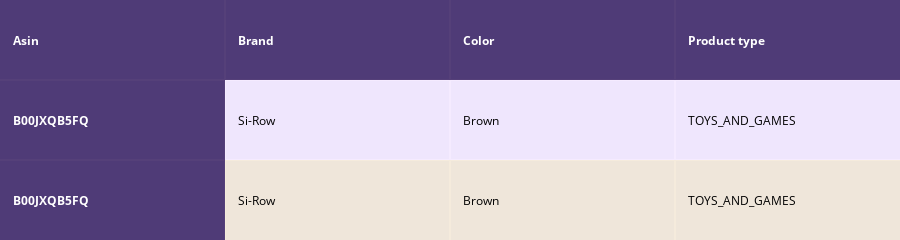
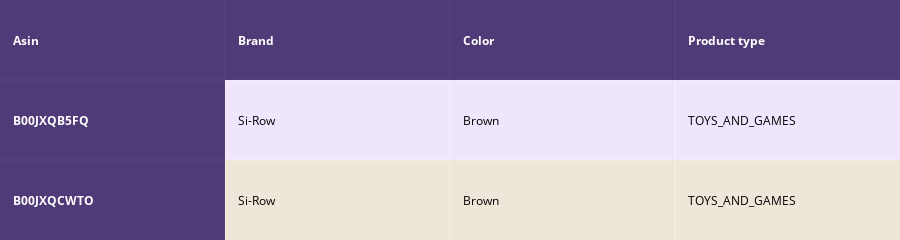
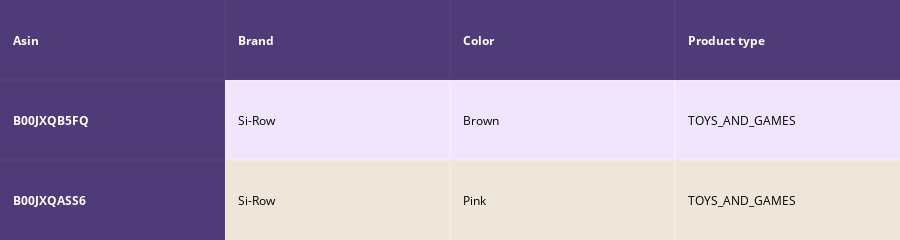
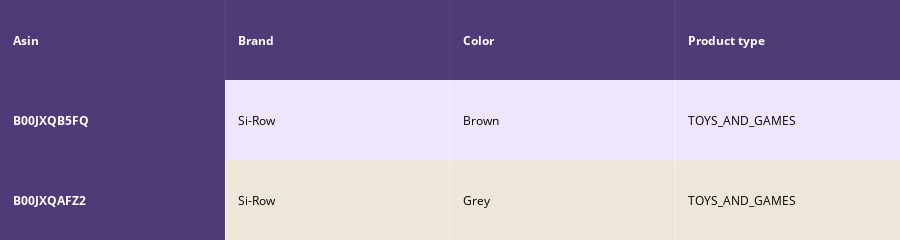

Notebook code for these charts, in order:
### Code cell
# brand and color weight =50
# title vector weight = 5

idf_w2v_brand(12566, 5, 50, 20)

### Figure 1 — Plotly figure (JSON) as saved in the notebook; plotly's stock layout.template omitted (floating-point values rounded to 4 significant figures)
{"data": [{"colorscale": [[0, "#1d004d"], [0.5, "#f2e5ff"], [1, "#f2e5d1"]], "hoverinfo": "none", "opacity": 0.75, "showscale": false, "type": "heatmap", "z": [[0, 0, 0, 0], [0, 0.5, 0.5, 0.5], [0, 1, 1, 1]]}], "layout": {"annotations": [{"align": "left", "font": {"color": "#ffffff"}, "showarrow": false, "text": "<b>Asin</b>", "x": -0.45, "xanchor": "left", "xref": "x", "y": 0, "yref": "y"}, {"align": "left", "font": {"color": "#ffffff"}, "showarrow": false, "text": "<b>Brand</b>", "x": 0.55, "xanchor": "left", "xref": "x", "y": 0, "yref": "y"}, {"align": "left", "font": {"color": "#ffffff"}, "showarrow": false, "text": "<b>Color</b>", "x": 1.55, "xanchor": "left", "xref": "x", "y": 0, "yref": "y"}, {"align": "left", "font": {"color": "#ffffff"}, "showarrow": false, "text": "<b>Product type</b>", "x": 2.55, "xanchor": "left", "xref": "x", "y": 0, "yref": "y"}, {"align": "left", "font": {"color": "#ffffff"}, "showarrow": false, "text": "<b>B00JXQB5FQ</b>", "x": -0.45, "xanchor": "left", "xref": "x", "y": 1, "yref": "y"}, {"align": "left", "font": {"color": "#000000"}, "showarrow": false, "text": "Si-Row", "x": 0.55, "xanchor": "left", "xref": "x", "y": 1, "yref": "y"}, {"align": "left", "font": {"color": "#000000"}, "showarrow": false, "text": "Brown", "x": 1.55, "xanchor": "left", "xref": "x", "y": 1, "yref": "y"}, {"align": "left", "font": {"color": "#000000"}, "showarrow": false, "text": "TOYS_AND_GAMES", "x": 2.55, "xanchor": "left", "xref": "x", "y": 1, "yref": "y"}, {"align": "left", "font": {"color": "#ffffff"}, "showarrow": false, "text": "<b>B00JXQB5FQ</b>", "x": -0.45, "xanchor": "left", "xref": "x", "y": 2, "yref": "y"}, {"align": "left", "font": {"color": "#000000"}, "showarrow": false, "text": "Si-Row", "x": 0.55, "xanchor": "left", "xref": "x", "y": 2, "yref": "y"}, {"align": "left", "font": {"color": "#000000"}, "showarrow": false, "text": "Brown", "x": 1.55, "xanchor": "left", "xref": "x", "y": 2, "yref": "y"}, {"align": "left", "font": {"color": "#000000"}, "showarrow": false, "text": "TOYS_AND_GAMES", "x": 2.55, "xanchor": "left", "xref": "x", "y": 2, "yref": "y"}], "height": 140, "margin": {"b": 0, "l": 0, "r": 0, "t": 0}, "xaxis": {"dtick": 1, "gridwidth": 2, "showticklabels": false, "tick0": -0.5, "ticks": "", "zeroline": false}, "yaxis": {"autorange": "reversed", "dtick": 1, "gridwidth": 2, "showticklabels": false, "tick0": 0.5, "ticks": "", "zeroline": false}}}

### Figure 2 — Plotly figure (JSON) as saved in the notebook; plotly's stock layout.template omitted (floating-point values rounded to 4 significant figures)
{"data": [{"colorscale": [[0, "#1d004d"], [0.5, "#f2e5ff"], [1, "#f2e5d1"]], "hoverinfo": "none", "opacity": 0.75, "showscale": false, "type": "heatmap", "z": [[0, 0, 0, 0], [0, 0.5, 0.5, 0.5], [0, 1, 1, 1]]}], "layout": {"annotations": [{"align": "left", "font": {"color": "#ffffff"}, "showarrow": false, "text": "<b>Asin</b>", "x": -0.45, "xanchor": "left", "xref": "x", "y": 0, "yref": "y"}, {"align": "left", "font": {"color": "#ffffff"}, "showarrow": false, "text": "<b>Brand</b>", "x": 0.55, "xanchor": "left", "xref": "x", "y": 0, "yref": "y"}, {"align": "left", "font": {"color": "#ffffff"}, "showarrow": false, "text": "<b>Color</b>", "x": 1.55, "xanchor": "left", "xref": "x", "y": 0, "yref": "y"}, {"align": "left", "font": {"color": "#ffffff"}, "showarrow": false, "text": "<b>Product type</b>", "x": 2.55, "xanchor": "left", "xref": "x", "y": 0, "yref": "y"}, {"align": "left", "font": {"color": "#ffffff"}, "showarrow": false, "text": "<b>B00JXQB5FQ</b>", "x": -0.45, "xanchor": "left", "xref": "x", "y": 1, "yref": "y"}, {"align": "left", "font": {"color": "#000000"}, "showarrow": false, "text": "Si-Row", "x": 0.55, "xanchor": "left", "xref": "x", "y": 1, "yref": "y"}, {"align": "left", "font": {"color": "#000000"}, "showarrow": false, "text": "Brown", "x": 1.55, "xanchor": "left", "xref": "x", "y": 1, "yref": "y"}, {"align": "left", "font": {"color": "#000000"}, "showarrow": false, "text": "TOYS_AND_GAMES", "x": 2.55, "xanchor": "left", "xref": "x", "y": 1, "yref": "y"}, {"align": "left", "font": {"color": "#ffffff"}, "showarrow": false, "text": "<b>B00JXQCWTO</b>", "x": -0.45, "xanchor": "left", "xref": "x", "y": 2, "yref": "y"}, {"align": "left", "font": {"color": "#000000"}, "showarrow": false, "text": "Si-Row", "x": 0.55, "xanchor": "left", "xref": "x", "y": 2, "yref": "y"}, {"align": "left", "font": {"color": "#000000"}, "showarrow": false, "text": "Brown", "x": 1.55, "xanchor": "left", "xref": "x", "y": 2, "yref": "y"}, {"align": "left", "font": {"color": "#000000"}, "showarrow": false, "text": "TOYS_AND_GAMES", "x": 2.55, "xanchor": "left", "xref": "x", "y": 2, "yref": "y"}], "height": 140, "margin": {"b": 0, "l": 0, "r": 0, "t": 0}, "xaxis": {"dtick": 1, "gridwidth": 2, "showticklabels": false, "tick0": -0.5, "ticks": "", "zeroline": false}, "yaxis": {"autorange": "reversed", "dtick": 1, "gridwidth": 2, "showticklabels": false, "tick0": 0.5, "ticks": "", "zeroline": false}}}

### Figure 3 — Plotly figure (JSON) as saved in the notebook; plotly's stock layout.template omitted (floating-point values rounded to 4 significant figures)
{"data": [{"colorscale": [[0, "#1d004d"], [0.5, "#f2e5ff"], [1, "#f2e5d1"]], "hoverinfo": "none", "opacity": 0.75, "showscale": false, "type": "heatmap", "z": [[0, 0, 0, 0], [0, 0.5, 0.5, 0.5], [0, 1, 1, 1]]}], "layout": {"annotations": [{"align": "left", "font": {"color": "#ffffff"}, "showarrow": false, "text": "<b>Asin</b>", "x": -0.45, "xanchor": "left", "xref": "x", "y": 0, "yref": "y"}, {"align": "left", "font": {"color": "#ffffff"}, "showarrow": false, "text": "<b>Brand</b>", "x": 0.55, "xanchor": "left", "xref": "x", "y": 0, "yref": "y"}, {"align": "left", "font": {"color": "#ffffff"}, "showarrow": false, "text": "<b>Color</b>", "x": 1.55, "xanchor": "left", "xref": "x", "y": 0, "yref": "y"}, {"align": "left", "font": {"color": "#ffffff"}, "showarrow": false, "text": "<b>Product type</b>", "x": 2.55, "xanchor": "left", "xref": "x", "y": 0, "yref": "y"}, {"align": "left", "font": {"color": "#ffffff"}, "showarrow": false, "text": "<b>B00JXQB5FQ</b>", "x": -0.45, "xanchor": "left", "xref": "x", "y": 1, "yref": "y"}, {"align": "left", "font": {"color": "#000000"}, "showarrow": false, "text": "Si-Row", "x": 0.55, "xanchor": "left", "xref": "x", "y": 1, "yref": "y"}, {"align": "left", "font": {"color": "#000000"}, "showarrow": false, "text": "Brown", "x": 1.55, "xanchor": "left", "xref": "x", "y": 1, "yref": "y"}, {"align": "left", "font": {"color": "#000000"}, "showarrow": false, "text": "TOYS_AND_GAMES", "x": 2.55, "xanchor": "left", "xref": "x", "y": 1, "yref": "y"}, {"align": "left", "font": {"color": "#ffffff"}, "showarrow": false, "text": "<b>B00JXQASS6</b>", "x": -0.45, "xanchor": "left", "xref": "x", "y": 2, "yref": "y"}, {"align": "left", "font": {"color": "#000000"}, "showarrow": false, "text": "Si-Row", "x": 0.55, "xanchor": "left", "xref": "x", "y": 2, "yref": "y"}, {"align": "left", "font": {"color": "#000000"}, "showarrow": false, "text": "Pink", "x": 1.55, "xanchor": "left", "xref": "x", "y": 2, "yref": "y"}, {"align": "left", "font": {"color": "#000000"}, "showarrow": false, "text": "TOYS_AND_GAMES", "x": 2.55, "xanchor": "left", "xref": "x", "y": 2, "yref": "y"}], "height": 140, "margin": {"b": 0, "l": 0, "r": 0, "t": 0}, "xaxis": {"dtick": 1, "gridwidth": 2, "showticklabels": false, "tick0": -0.5, "ticks": "", "zeroline": false}, "yaxis": {"autorange": "reversed", "dtick": 1, "gridwidth": 2, "showticklabels": false, "tick0": 0.5, "ticks": "", "zeroline": false}}}

### Figure 4 — Plotly figure (JSON) as saved in the notebook; plotly's stock layout.template omitted (floating-point values rounded to 4 significant figures)
{"data": [{"colorscale": [[0, "#1d004d"], [0.5, "#f2e5ff"], [1, "#f2e5d1"]], "hoverinfo": "none", "opacity": 0.75, "showscale": false, "type": "heatmap", "z": [[0, 0, 0, 0], [0, 0.5, 0.5, 0.5], [0, 1, 1, 1]]}], "layout": {"annotations": [{"align": "left", "font": {"color": "#ffffff"}, "showarrow": false, "text": "<b>Asin</b>", "x": -0.45, "xanchor": "left", "xref": "x", "y": 0, "yref": "y"}, {"align": "left", "font": {"color": "#ffffff"}, "showarrow": false, "text": "<b>Brand</b>", "x": 0.55, "xanchor": "left", "xref": "x", "y": 0, "yref": "y"}, {"align": "left", "font": {"color": "#ffffff"}, "showarrow": false, "text": "<b>Color</b>", "x": 1.55, "xanchor": "left", "xref": "x", "y": 0, "yref": "y"}, {"align": "left", "font": {"color": "#ffffff"}, "showarrow": false, "text": "<b>Product type</b>", "x": 2.55, "xanchor": "left", "xref": "x", "y": 0, "yref": "y"}, {"align": "left", "font": {"color": "#ffffff"}, "showarrow": false, "text": "<b>B00JXQB5FQ</b>", "x": -0.45, "xanchor": "left", "xref": "x", "y": 1, "yref": "y"}, {"align": "left", "font": {"color": "#000000"}, "showarrow": false, "text": "Si-Row", "x": 0.55, "xanchor": "left", "xref": "x", "y": 1, "yref": "y"}, {"align": "left", "font": {"color": "#000000"}, "showarrow": false, "text": "Brown", "x": 1.55, "xanchor": "left", "xref": "x", "y": 1, "yref": "y"}, {"align": "left", "font": {"color": "#000000"}, "showarrow": false, "text": "TOYS_AND_GAMES", "x": 2.55, "xanchor": "left", "xref": "x", "y": 1, "yref": "y"}, {"align": "left", "font": {"color": "#ffffff"}, "showarrow": false, "text": "<b>B00JXQAFZ2</b>", "x": -0.45, "xanchor": "left", "xref": "x", "y": 2, "yref": "y"}, {"align": "left", "font": {"color": "#000000"}, "showarrow": false, "text": "Si-Row", "x": 0.55, "xanchor": "left", "xref": "x", "y": 2, "yref": "y"}, {"align": "left", "font": {"color": "#000000"}, "showarrow": false, "text": "Grey", "x": 1.55, "xanchor": "left", "xref": "x", "y": 2, "yref": "y"}, {"align": "left", "font": {"color": "#000000"}, "showarrow": false, "text": "TOYS_AND_GAMES", "x": 2.55, "xanchor": "left", "xref": "x", "y": 2, "yref": "y"}], "height": 140, "margin": {"b": 0, "l": 0, "r": 0, "t": 0}, "xaxis": {"dtick": 1, "gridwidth": 2, "showticklabels": false, "tick0": -0.5, "ticks": "", "zeroline": false}, "yaxis": {"autorange": "reversed", "dtick": 1, "gridwidth": 2, "showticklabels": false, "tick0": 0.5, "ticks": "", "zeroline": false}}}
